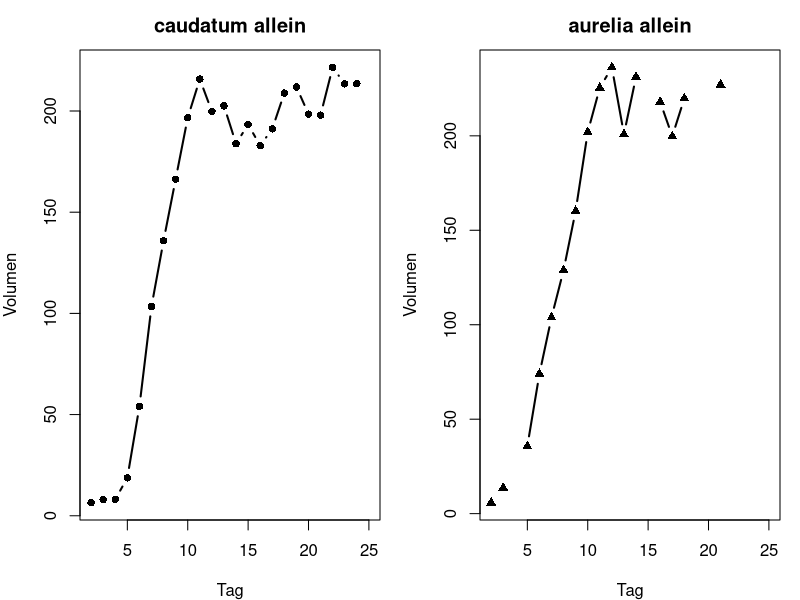
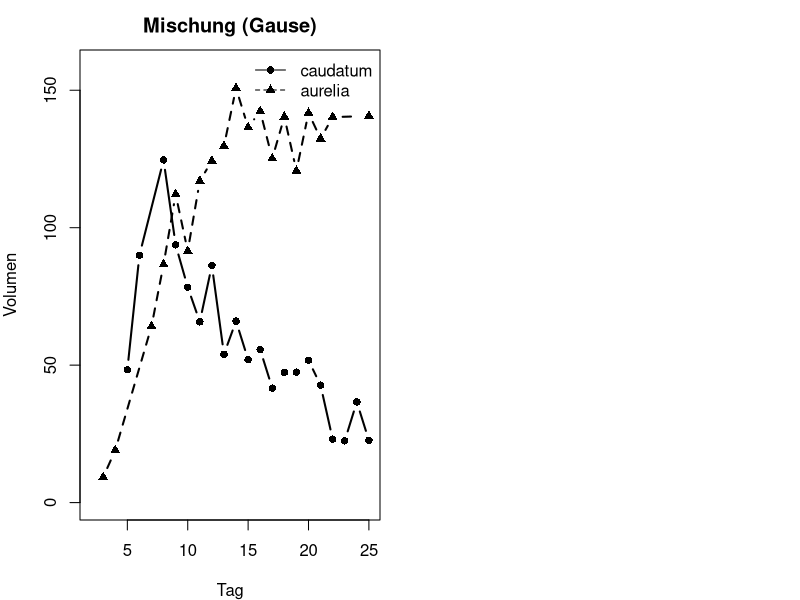
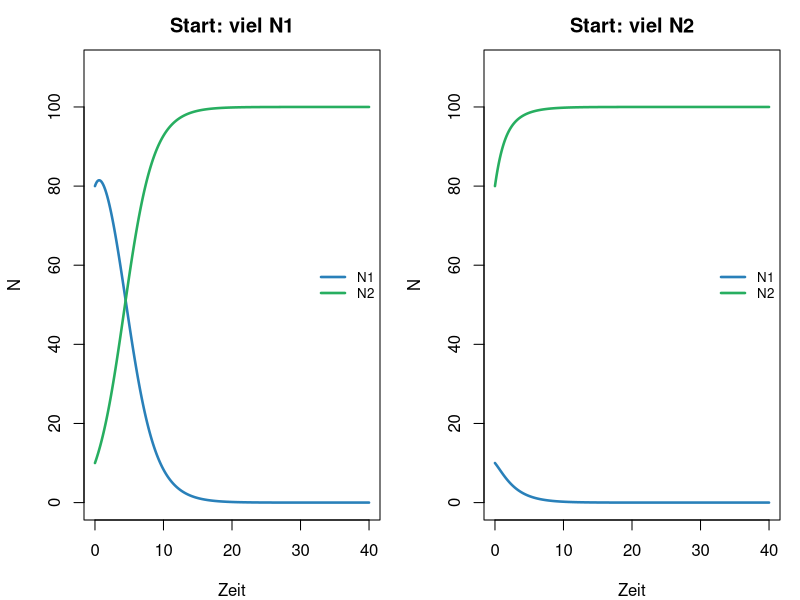
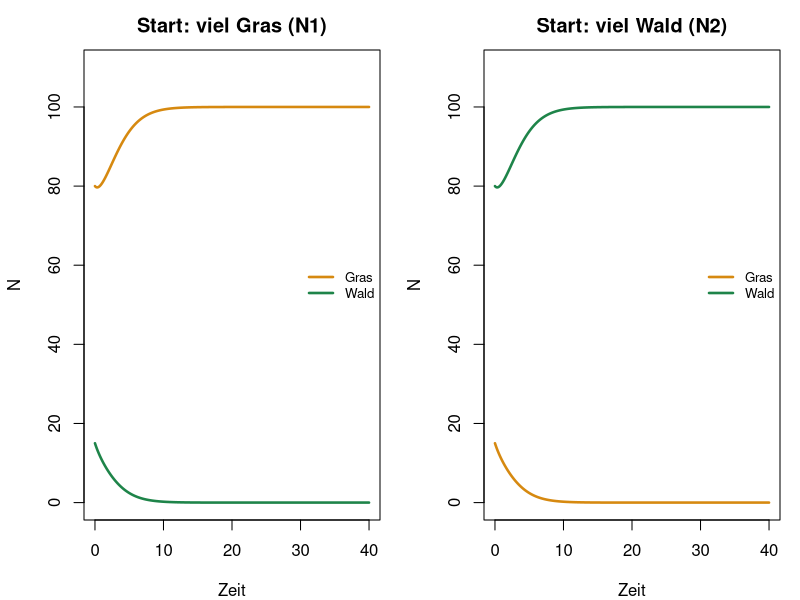
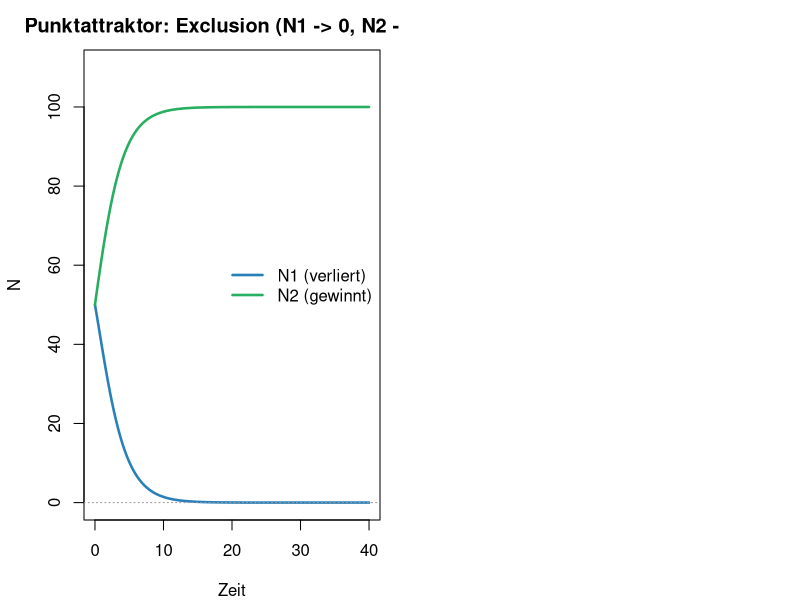
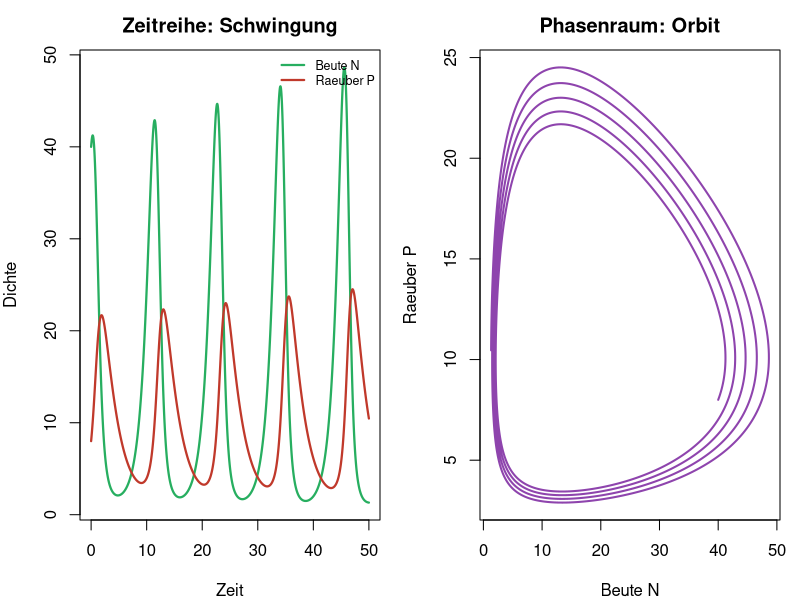
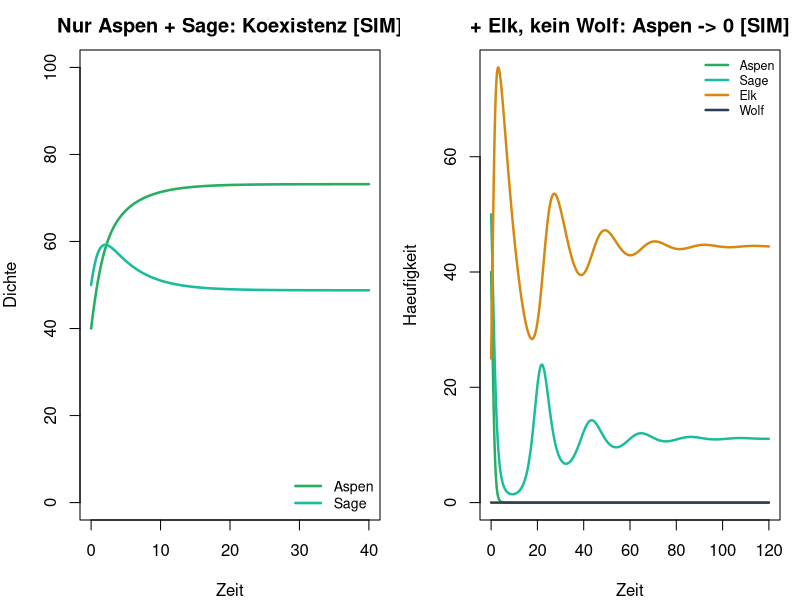
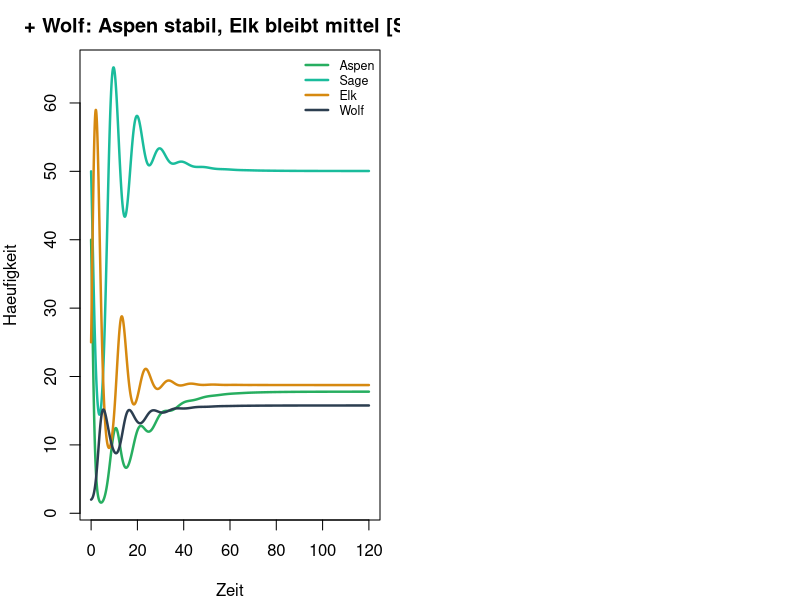

Write the R code that produced these figures, in order.
## ---- chunk 1
#| fig-height: 3.4
#| fig-width: 8
pc <- read.csv("data/paramecium_caudatum_alone.csv")
pa <- read.csv("data/paramecium_aurelia_alone.csv")
par(mfrow = c(1, 2), mar = c(4, 4, 2.5, 1))
plot(pc$day, pc$volume, type = "b", pch = 16, lwd = 2,
     xlab = "Tag", ylab = "Volumen", main = "caudatum allein")
plot(pa$day, pa$volume, type = "b", pch = 17, lwd = 2,
     xlab = "Tag", ylab = "Volumen", main = "aurelia allein")
## ---- chunk 2
#| fig-height: 3.6
#| fig-width: 7
mix <- read.csv("data/paramecium_competition.csv")
# digitalisierte Punkte: fehlende Werte weglassen (sonst Luecken in type="b")
c_ok <- !is.na(mix$caudatum)
a_ok <- !is.na(mix$aurelia)
ymax <- max(c(mix$caudatum, mix$aurelia), na.rm = TRUE)
plot(mix$day[c_ok], mix$caudatum[c_ok], type = "b", pch = 16, lwd = 2,
     xlab = "Tag", ylab = "Volumen",
     main = "Mischung (Gause)", ylim = c(0, ymax * 1.05),
     xlim = range(mix$day, na.rm = TRUE))
lines(mix$day[a_ok], mix$aurelia[a_ok], type = "b", pch = 17, lwd = 2, lty = 2)
legend("topright", c("caudatum", "aurelia"), pch = c(16, 17), lty = 1:2, bty = "n")
## ---- chunk 3
#| fig-height: 3.8
#| fig-width: 9
next_comp <- function(N1, N2, r1, r2, K1, K2, a12, a21, dt) {
  d1 <- r1 * N1 * (1 - (N1 + a12 * N2) / K1) * dt
  d2 <- r2 * N2 * (1 - (N2 + a21 * N1) / K2) * dt
  c(N1 = max(N1 + d1, 0), N2 = max(N2 + d2, 0))
}
sim_comp <- function(N10, N20, a12, a21, T = 800, dt = 0.05) {
  N1 <- numeric(T + 1); N2 <- numeric(T + 1)
  N1[1] <- N10; N2[1] <- N20
  for (t in 1:T) {
    out <- next_comp(N1[t], N2[t], 1, 1, 100, 100, a12, a21, dt)
    N1[t + 1] <- out["N1"]; N2[t + 1] <- out["N2"]
  }
  data.frame(time = 0:T * dt, N1 = N1, N2 = N2)
}
A <- sim_comp(80, 10, 1.4, 0.5)
B <- sim_comp(10, 80, 1.4, 0.5)
par(mfrow = c(1, 2), mar = c(4, 4.2, 2.5, 1))
matplot(A$time, cbind(A$N1, A$N2), type = "l", lty = 1, lwd = 2.5,
        col = c("#2980b9", "#27ae60"), ylim = c(0, 110),
        xlab = "Zeit", ylab = "N", main = "Start: viel N1")
legend("right", c("N1", "N2"), col = c("#2980b9", "#27ae60"),
       lty = 1, lwd = 2.5, bty = "n", cex = 0.8)
matplot(B$time, cbind(B$N1, B$N2), type = "l", lty = 1, lwd = 2.5,
        col = c("#2980b9", "#27ae60"), ylim = c(0, 110),
        xlab = "Zeit", ylab = "N", main = "Start: viel N2")
legend("right", c("N1", "N2"), col = c("#2980b9", "#27ae60"),
       lty = 1, lwd = 2.5, bty = "n", cex = 0.8)
## ---- chunk 4
#| fig-height: 3.8
#| fig-width: 9
G <- sim_comp(80, 15, 1.5, 1.5)  # Gras voraus
W <- sim_comp(15, 80, 1.5, 1.5)  # Wald voraus
par(mfrow = c(1, 2), mar = c(4, 4.2, 2.5, 1))
matplot(G$time, cbind(G$N1, G$N2), type = "l", lty = 1, lwd = 2.5,
        col = c("#d68910", "#1e8449"), ylim = c(0, 110),
        xlab = "Zeit", ylab = "N", main = "Start: viel Gras (N1)")
legend("right", c("Gras", "Wald"), col = c("#d68910", "#1e8449"),
       lty = 1, lwd = 2.5, bty = "n", cex = 0.8)
matplot(W$time, cbind(W$N1, W$N2), type = "l", lty = 1, lwd = 2.5,
        col = c("#d68910", "#1e8449"), ylim = c(0, 110),
        xlab = "Zeit", ylab = "N", main = "Start: viel Wald (N2)")
legend("right", c("Gras", "Wald"), col = c("#d68910", "#1e8449"),
       lty = 1, lwd = 2.5, bty = "n", cex = 0.8)
## ---- chunk 5
#| fig-height: 3.4
#| fig-width: 7.5
ex <- sim_comp(50, 50, 1.4, 0.5)
matplot(ex$time, cbind(ex$N1, ex$N2), type = "l", lty = 1, lwd = 2.5,
        col = c("#2980b9", "#27ae60"), ylim = c(0, 110),
        xlab = "Zeit", ylab = "N",
        main = "Punktattraktor: Exclusion (N1 -> 0, N2 -> K)")
legend("right", c("N1 (verliert)", "N2 (gewinnt)"),
       col = c("#2980b9", "#27ae60"), lty = 1, lwd = 2.5, bty = "n")
abline(h = 0, lty = 3, col = "grey60")
## ---- chunk 6
#| fig-height: 3.5
#| fig-width: 8.5
sim_pp <- function(N0 = 40, P0 = 8, T = 2500, dt = 0.02) {
  N <- numeric(T + 1); P <- numeric(T + 1)
  N[1] <- N0; P[1] <- P0
  r <- 1.0; a <- 0.1; e <- 0.3; m <- 0.4
  for (t in 1:T) {
    dN <- (r * N[t] - a * N[t] * P[t]) * dt
    dP <- (e * a * N[t] * P[t] - m * P[t]) * dt
    N[t + 1] <- max(N[t] + dN, 0)
    P[t + 1] <- max(P[t] + dP, 0)
  }
  data.frame(time = 0:T * dt, N = N, P = P)
}
pp <- sim_pp()
par(mfrow = c(1, 2), mar = c(4, 4, 2.5, 1))
matplot(pp$time, cbind(pp$N, pp$P), type = "l", lty = 1, lwd = 2.2,
        col = c("#27ae60", "#c0392b"), xlab = "Zeit", ylab = "Dichte",
        main = "Zeitreihe: Schwingung")
legend("topright", c("Beute N", "Raeuber P"), col = c("#27ae60", "#c0392b"),
       lty = 1, lwd = 2.2, bty = "n", cex = 0.75)
plot(pp$N, pp$P, type = "l", lwd = 2, col = "#8e44ad",
     xlab = "Beute N", ylab = "Raeuber P", main = "Phasenraum: Orbit")
## ---- chunk 7
#| fig-height: 3.3
#| fig-width: 7.5
plants <- sim_comp(40, 50, 0.55, 0.7)
matplot(plants$time, cbind(plants$N1, plants$N2), type = "l", lty = 1, lwd = 2.5,
        col = c("#27ae60", "#1abc9c"), ylim = c(0, 100),
        xlab = "Zeit", ylab = "Dichte", main = "Nur Aspen + Sage: Koexistenz [SIM]")
legend("bottomright", c("Aspen", "Sage"),
       col = c("#27ae60", "#1abc9c"), lty = 1, lwd = 2.5, bty = "n", cex = 0.85)
## ---- chunk 8
#| fig-height: 3.9
#| fig-width: 8.8
next_web <- function(x, p, dt) {
  A <- x["Aspen"]; S <- x["Sage"]; E <- x["Elk"]; W <- x["Wolf"]
  dA <- (p$rA * A * (1 - (A + p$aAS * S) / p$K) - p$a_elk_aspen * A * E) * dt
  dS <- (p$rS * S * (1 - (S + p$aSA * A) / p$K) - p$a_elk_sage * S * E) * dt
  dE <- (p$eE * (p$a_elk_aspen * A + p$a_elk_sage * S) * E -
           p$mE * E - p$a_wolf_elk * E * W) * dt
  dW <- (p$eW * p$a_wolf_elk * E * W - p$mW * W) * dt
  c(Aspen = max(A + dA, 0), Sage = max(S + dS, 0),
    Elk = max(E + dE, 0), Wolf = max(W + dW, 0))
}
web_p <- list(
  rA = 1.2, rS = 1.0, K = 100,
  aAS = 0.55, aSA = 0.70,
  a_elk_aspen = 0.035, a_elk_sage = 0.020,
  eE = 0.45, mE = 0.10,
  a_wolf_elk = 0.040, eW = 0.40, mW = 0.30
)
sim_web <- function(Wolf0 = 0, T = 6000, dt = 0.02, p = web_p) {
  X <- matrix(0, T + 1, 4,
              dimnames = list(NULL, c("Aspen", "Sage", "Elk", "Wolf")))
  X[1, ] <- c(Aspen = 40, Sage = 50, Elk = 25, Wolf = Wolf0)
  for (t in 1:T) X[t + 1, ] <- next_web(X[t, ], p, dt)
  data.frame(time = 0:T * dt, X)
}
noW <- sim_web(Wolf0 = 0)
cols <- c(Aspen = "#27ae60", Sage = "#1abc9c", Elk = "#d68910", Wolf = "#2c3e50")
matplot(noW$time, noW[, names(cols)], type = "l", lty = 1, lwd = 2.4,
        col = cols, xlab = "Zeit", ylab = "Haeufigkeit",
        main = "+ Elk, kein Wolf: Aspen -> 0 [SIM]")
legend("topright", names(cols), col = cols, lty = 1, lwd = 2.4, bty = "n", cex = 0.75)
## ---- chunk 9
#| fig-height: 3.9
#| fig-width: 8.8
withW <- sim_web(Wolf0 = 2)
matplot(withW$time, withW[, names(cols)], type = "l", lty = 1, lwd = 2.4,
        col = cols, xlab = "Zeit", ylab = "Haeufigkeit",
        main = "+ Wolf: Aspen stabil, Elk bleibt mittel [SIM]")
legend("topright", names(cols), col = cols, lty = 1, lwd = 2.4, bty = "n", cex = 0.75)
## ---- chunk 10
#| fig-height: 3.8
#| fig-width: 8.5
late <- function(df) colMeans(tail(df[, names(cols)], 1500))
M <- rbind(ohne_Wolf = late(noW), mit_Wolf = late(withW))
par(mfrow = c(1, 2), mar = c(4.5, 4, 2.5, 1))
barplot(t(M[, c("Aspen", "Sage")]), beside = TRUE,
        col = c("#27ae60", "#1abc9c"), ylab = "Mittel (spaete Zeit)",
        main = "Pflanzen", legend.text = c("Aspen", "Sage"),
        args.legend = list(x = "topleft", bty = "n", cex = 0.8))
barplot(t(M[, c("Elk", "Wolf")]), beside = TRUE,
        col = c("#d68910", "#2c3e50"), ylab = "Mittel (spaete Zeit)",
        main = "Tiere", legend.text = c("Elk", "Wolf"),
        args.legend = list(x = "topleft", bty = "n", cex = 0.8))
## ---- chunk 11
#| fig-height: 3.9
#| fig-width: 9
next_rich <- function(x, p, dt) {
  A <- x["Aspen"]; S <- x["Sage"]; E <- x["Elk"]
  W <- x["Wolf"]; C <- x["Coyote"]; B <- x["Beaver"]
  dA <- (p$rA * A * (1 - (A + p$aAS * S) / p$K) *
           (1 + p$fBA * B / (p$hB + B)) - p$aEA * A * E) * dt
  dS <- (p$rS * S * (1 - (S + p$aSA * A) / p$K) - p$aES * S * E) * dt
  dE <- (p$eE * (p$aEA * A + p$aES * S) * E - p$mE * E - p$aWE * E * W) * dt
  dW <- (p$eW * p$aWE * E * W - p$mW * W) * dt
  dC <- (p$rC * C * (1 - C / p$KC) - p$aWC * C * W) * dt
  dB <- (p$rB * B * (A / (p$hA + A)) - p$mB * B * (1 + B / p$KB)) * dt
  c(Aspen = max(A + dA, 0), Sage = max(S + dS, 0),
    Elk = max(E + dE, 0), Wolf = max(W + dW, 0),
    Coyote = max(C + dC, 0), Beaver = max(B + dB, 0))
}
rich_p <- list(
  rA = 1.2, rS = 1.0, K = 100, aAS = 0.55, aSA = 0.70,
  aEA = 0.035, aES = 0.020, eE = 0.45, mE = 0.10,
  aWE = 0.040, eW = 0.40, mW = 0.30,
  rC = 0.70, KC = 28, aWC = 0.022,
  rB = 0.50, hA = 10, mB = 0.16, KB = 12, fBA = 0.30, hB = 5
)
sim_rich <- function(Wolf0 = 0, T = 5500, dt = 0.02, p = rich_p) {
  nm <- c("Aspen", "Sage", "Elk", "Wolf", "Coyote", "Beaver")
  X <- matrix(0, T + 1, 6, dimnames = list(NULL, nm))
  X[1, ] <- c(Aspen = 40, Sage = 50, Elk = 25, Wolf = Wolf0,
              Coyote = 12, Beaver = 3)
  for (t in 1:T) X[t + 1, ] <- next_rich(X[t, ], p, dt)
  data.frame(time = 0:T * dt, X)
}
rich_cols <- c(Aspen = "#27ae60", Sage = "#1abc9c", Elk = "#d68910",
               Wolf = "#2c3e50", Coyote = "#7f8c8d", Beaver = "#8e44ad")
noW_rich <- sim_rich(Wolf0 = 0)
matplot(noW_rich$time, noW_rich[, names(rich_cols)], type = "l", lty = 1,
        lwd = 2.2, col = rich_cols, xlab = "Zeit", ylab = "Haeufigkeit",
        main = "6 Knoten, kein Wolf: Aspen & Biber -> 0, Kojote hoch [SIM]")
legend("topright", names(rich_cols), col = rich_cols, lty = 1, lwd = 2.2,
       bty = "n", cex = 0.7, ncol = 2)
## ---- chunk 12
#| fig-height: 3.9
#| fig-width: 9
withW_rich <- sim_rich(Wolf0 = 2)
matplot(withW_rich$time, withW_rich[, names(rich_cols)], type = "l", lty = 1,
        lwd = 2.2, col = rich_cols, xlab = "Zeit", ylab = "Haeufigkeit",
        main = "Mit Wolf: Aspen + Biber hoch, Kojote runter [SIM]")
legend("topright", names(rich_cols), col = rich_cols, lty = 1, lwd = 2.2,
       bty = "n", cex = 0.7, ncol = 2)
## ---- chunk 13
#| fig-height: 3.7
#| fig-width: 8.5
late6 <- function(df) colMeans(tail(df[, names(rich_cols)], 1200))
M6 <- rbind(ohne = late6(noW_rich), mit = late6(withW_rich))
par(mfrow = c(1, 2), mar = c(4.5, 4, 2.5, 1))
barplot(t(M6[, c("Aspen", "Beaver")]), beside = TRUE,
        col = c("#27ae60", "#8e44ad"), ylab = "Mittel (spaete Zeit)",
        main = "Aspen & Biber", legend.text = c("Aspen", "Biber"),
        args.legend = list(x = "topleft", bty = "n", cex = 0.75))
barplot(t(M6[, c("Coyote", "Wolf")]), beside = TRUE,
        col = c("#7f8c8d", "#2c3e50"), ylab = "Mittel (spaete Zeit)",
        main = "Kojote & Wolf", legend.text = c("Kojote", "Wolf"),
        args.legend = list(x = "topleft", bty = "n", cex = 0.75))
